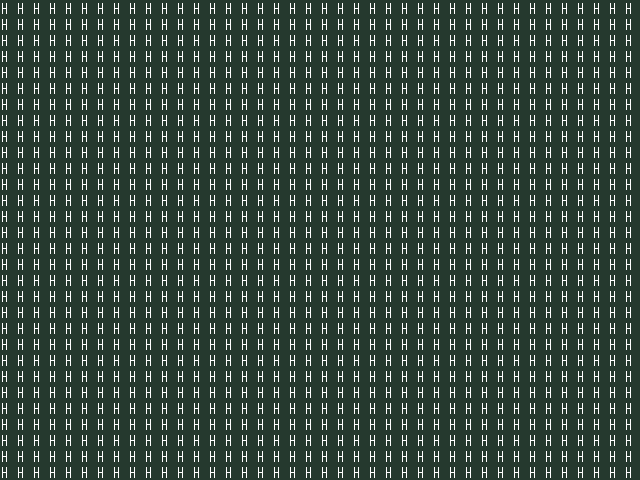

Tiled map render using the project's own tile images. Description and the whole map definition, tile-layer contents included, below:
An orthogonal 40x30 tile map with 16x16 px tiles, 1 tile layer (prototype).

<map version="1.10" tiledversion="1.10.2" orientation="orthogonal" renderorder="right-down" width="40" height="30" tilewidth="16" tileheight="16" infinite="0" nextlayerid="9" nextobjectid="1">
 <tileset firstgid="110" source="HiddenJungle_TSX.tsx" />
 <layer id="1" name="prototype" width="40" height="30">
  <data encoding="csv">
206,206,206,206,206,206,206,206,206,206,206,206,206,206,206,206,206,206,206,206,206,206,206,206,206,206,206,206,206,206,206,206,206,206,206,206,206,206,206,206,
206,206,206,206,206,206,206,206,206,206,206,206,206,206,206,206,206,206,206,206,206,206,206,206,206,206,206,206,206,206,206,206,206,206,206,206,206,206,206,206,
206,206,206,206,206,206,206,206,206,206,206,206,206,206,206,206,206,206,206,206,206,206,206,206,206,206,206,206,206,206,206,206,206,206,206,206,206,206,206,206,
206,206,206,206,206,206,206,206,206,206,206,206,206,206,206,206,206,206,206,206,206,206,206,206,206,206,206,206,206,206,206,206,206,206,206,206,206,206,206,206,
206,206,206,206,206,206,206,206,206,206,206,206,206,206,206,206,206,206,206,206,206,206,206,206,206,206,206,206,206,206,206,206,206,206,206,206,206,206,206,206,
206,206,206,206,206,206,206,206,206,206,206,206,206,206,206,206,206,206,206,206,206,206,206,206,206,206,206,206,206,206,206,206,206,206,206,206,206,206,206,206,
206,206,206,206,206,206,206,206,206,206,206,206,206,206,206,206,206,206,206,206,206,206,206,206,206,206,206,206,206,206,206,206,206,206,206,206,206,206,206,206,
206,206,206,206,206,206,206,206,206,206,206,206,206,206,206,206,206,206,206,206,206,206,206,206,206,206,206,206,206,206,206,206,206,206,206,206,206,206,206,206,
206,206,206,206,206,206,206,206,206,206,206,206,206,206,206,206,206,206,206,206,206,206,206,206,206,206,206,206,206,206,206,206,206,206,206,206,206,206,206,206,
206,206,206,206,206,206,206,206,206,206,206,206,206,206,206,206,206,206,206,206,206,206,206,206,206,206,206,206,206,206,206,206,206,206,206,206,206,206,206,206,
206,206,206,206,206,206,206,206,206,206,206,206,206,206,206,206,206,206,206,206,206,206,206,206,206,206,206,206,206,206,206,206,206,206,206,206,206,206,206,206,
206,206,206,206,206,206,206,206,206,206,206,206,206,206,206,206,206,206,206,206,206,206,206,206,206,206,206,206,206,206,206,206,206,206,206,206,206,206,206,206,
206,206,206,206,206,206,206,206,206,206,206,206,206,206,206,206,206,206,206,206,206,206,206,206,206,206,206,206,206,206,206,206,206,206,206,206,206,206,206,206,
206,206,206,206,206,206,206,206,206,206,206,206,206,206,206,206,206,206,206,206,206,206,206,206,206,206,206,206,206,206,206,206,206,206,206,206,206,206,206,206,
206,206,206,206,206,206,206,206,206,206,206,206,206,206,206,206,206,206,206,206,206,206,206,206,206,206,206,206,206,206,206,206,206,206,206,206,206,206,206,206,
206,206,206,206,206,206,206,206,206,206,206,206,206,206,206,206,206,206,206,206,206,206,206,206,206,206,206,206,206,206,206,206,206,206,206,206,206,206,206,206,
206,206,206,206,206,206,206,206,206,206,206,206,206,206,206,206,206,206,206,206,206,206,206,206,206,206,206,206,206,206,206,206,206,206,206,206,206,206,206,206,
206,206,206,206,206,206,206,206,206,206,206,206,206,206,206,206,206,206,206,206,206,206,206,206,206,206,206,206,206,206,206,206,206,206,206,206,206,206,206,206,
206,206,206,206,206,206,206,206,206,206,206,206,206,206,206,206,206,206,206,206,206,206,206,206,206,206,206,206,206,206,206,206,206,206,206,206,206,206,206,206,
206,206,206,206,206,206,206,206,206,206,206,206,206,206,206,206,206,206,206,206,206,206,206,206,206,206,206,206,206,206,206,206,206,206,206,206,206,206,206,206,
206,206,206,206,206,206,206,206,206,206,206,206,206,206,206,206,206,206,206,206,206,206,206,206,206,206,206,206,206,206,206,206,206,206,206,206,206,206,206,206,
206,206,206,206,206,206,206,206,206,206,206,206,206,206,206,206,206,206,206,206,206,206,206,206,206,206,206,206,206,206,206,206,206,206,206,206,206,206,206,206,
206,206,206,206,206,206,206,206,206,206,206,206,206,206,206,206,206,206,206,206,206,206,206,206,206,206,206,206,206,206,206,206,206,206,206,206,206,206,206,206,
206,206,206,206,206,206,206,206,206,206,206,206,206,206,206,206,206,206,206,206,206,206,206,206,206,206,206,206,206,206,206,206,206,206,206,206,206,206,206,206,
206,206,206,206,206,206,206,206,206,206,206,206,206,206,206,206,206,206,206,206,206,206,206,206,206,206,206,206,206,206,206,206,206,206,206,206,206,206,206,206,
206,206,206,206,206,206,206,206,206,206,206,206,206,206,206,206,206,206,206,206,206,206,206,206,206,206,206,206,206,206,206,206,206,206,206,206,206,206,206,206,
206,206,206,206,206,206,206,206,206,206,206,206,206,206,206,206,206,206,206,206,206,206,206,206,206,206,206,206,206,206,206,206,206,206,206,206,206,206,206,206,
206,206,206,206,206,206,206,206,206,206,206,206,206,206,206,206,206,206,206,206,206,206,206,206,206,206,206,206,206,206,206,206,206,206,206,206,206,206,206,206,
206,206,206,206,206,206,206,206,206,206,206,206,206,206,206,206,206,206,206,206,206,206,206,206,206,206,206,206,206,206,206,206,206,206,206,206,206,206,206,206,
206,206,206,206,206,206,206,206,206,206,206,206,206,206,206,206,206,206,206,206,206,206,206,206,206,206,206,206,206,206,206,206,206,206,206,206,206,206,206,206
</data>
 </layer>
</map>
